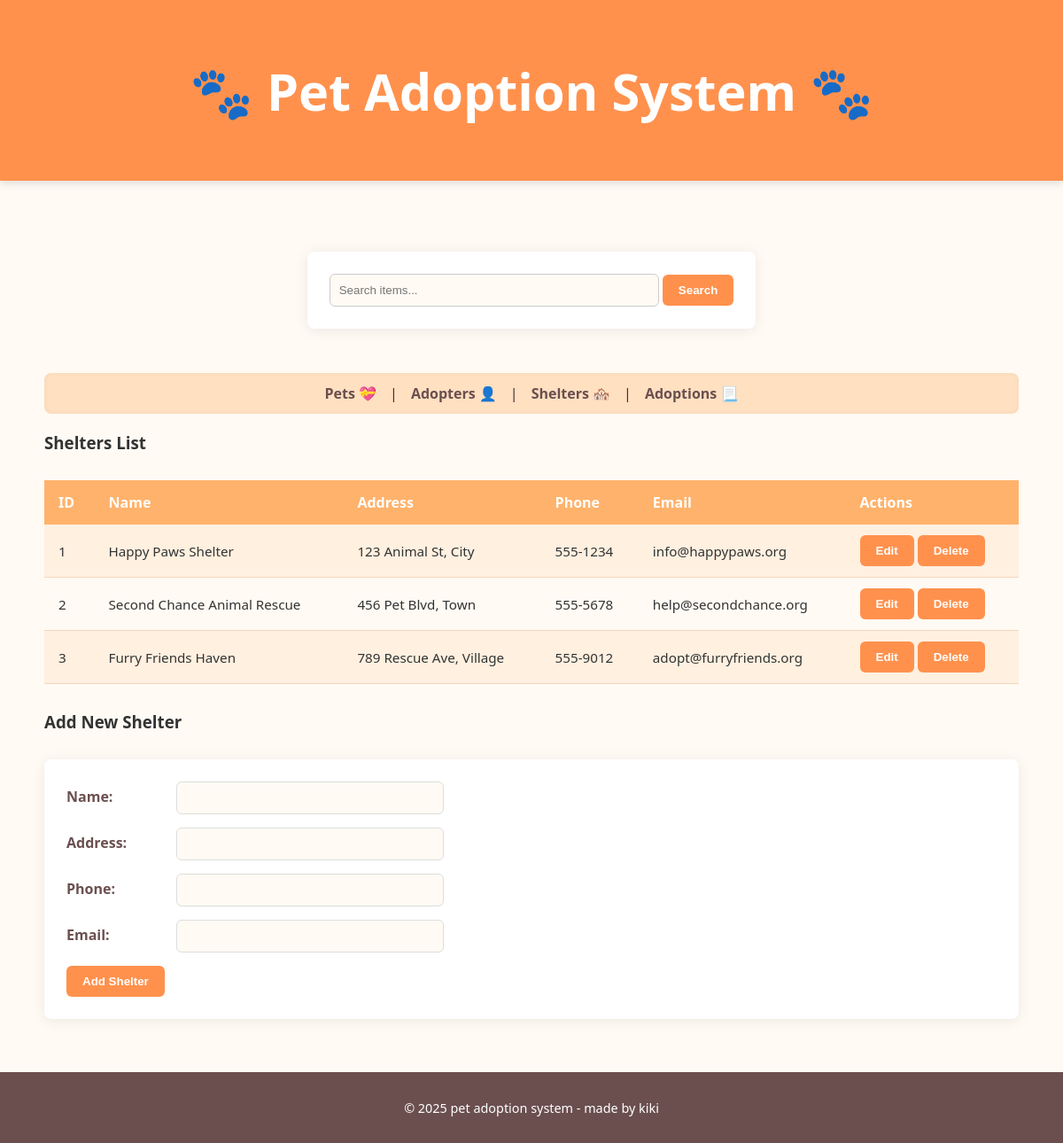
Page /?page=shelters on the committed database.
### tables this page shows
CREATE TABLE shelters (
    id INT AUTO_INCREMENT PRIMARY KEY,
    name VARCHAR(100) NOT NULL,
    address VARCHAR(255) NOT NULL,
    phone VARCHAR(20) NOT NULL,
    email VARCHAR(100) NOT NULL
);

### config/db.php (called while the page is built, shortened)
<?php
class Database {
    private $host     = "localhost";
    private $username = "root";
    private $password = "";
    private $dbname   = "pet_adoption_db";
    public function __construct() {
        try {
            $this->conn = new PDO("mysql:host=$this->host;dbname=$this->dbname", $this->username, $this->password);
        } catch (PDOException $e) {
            echo "Connection failed: " . $e->getMessage();
        }
    }
}

### class/Shelter.php (called while the page is built, shortened)
<?php
require_once 'config/db.php';
class Shelter {
    private $db;
    public function __construct() {
        $this->db = (new Database())->conn;
    }
    public function getAllShelters() {
        $stmt = $this->db->query("SELECT * FROM shelters");
        return $stmt->fetchAll(PDO::FETCH_ASSOC);
    }
}

### view/shelters.php (the view, shortened to what this page needs)
<h3>Shelters List</h3>
<?php
    $shelters_list = $shelter->getAllShelters();
    if (! empty($shelters_list)):
?>
<table border="1">
    <tr>
        <th>ID</th>
        <th>Name</th>
        <th>Address</th>
        <th>Phone</th>
        <th>Email</th>
        <th>Actions</th>
    </tr>
    <?php foreach ($shelters_list as $s): ?>
    <tr>
        <td><?php echo $s['id'] ?></td>
        <td><?php echo htmlspecialchars($s['name']) ?></td>
        <td><?php echo htmlspecialchars($s['address']) ?></td>
        <td><?php echo htmlspecialchars($s['phone']) ?></td>
        <td><?php echo htmlspecialchars($s['email']) ?></td>
        <td>
            <button onclick="document.getElementById('edit-shelter-<?php echo $s['id'] ?>').style.display='block'">Edit</button>
            <form method="POST" style="display: inline;">
                <button type="submit" onclick="return confirm('Are you sure you want to delete this shelter?')">Delete</button>
            </form>
        </td>
    </tr>
    <?php endforeach; ?>
</table>
<?php else: ?>
<p><i>No items.</i></p>
<?php endif; ?>
<h3>Add New Shelter</h3>
<form method="POST">
    <div>
        <label>Name:</label>
        <input type="text" name="name" required>
    </div>
    <div>
        <label>Address:</label>
        <input type="text" name="address" required>
    </div>
    <div>
        <label>Phone:</label>
        <input type="text" name="phone" required>
    </div>
    <div>
        <label>Email:</label>
        <input type="email" name="email" required>
    </div>
    <button type="submit">Add Shelter</button>
</form>

### style.css (style rules this page uses)
body { font-family: 'Segoe UI', sans-serif; margin: 0; padding: 0; background-color: #fffaf4; color: #333; }
table { width: 100%; border-collapse: collapse; margin: 30px 0; border: none; background-color: transparent; }
table th { background-color: #ffb26b; color: white; padding: 14px 16px; text-align: left; border: none; font-size: 1rem; }
table td { background-color: #fffaf4; padding: 12px 16px; border: none; font-size: 0.95rem; border-bottom: 1px solid #f3d6bd; }
table tr { border: none; border-radius: 8px; overflow: hidden; }
table tr:nth-child(even) td { background-color: #fff0e0; }
form:not([style*="display: inline"]) { background-color: #fff; padding: 25px; border-radius: 8px; box-shadow: 0 2px 15px rgba(0, 0, 0, 0.08); margin: 30px 0; }
form div { margin-bottom: 15px; }
label { display: inline-block; width: 120px; font-weight: bold; color: #6b4f4f; }
input[type="text"], input[type="email"], input[type="number"], select, textarea { width: 280px; padding: 10px; border: 1px solid #ddd; border-radius: 6px; background-color: #fffaf4; }
button { background-color: #ff914d; color: white; padding: 10px 18px; border: none; border-radius: 6px; cursor: pointer; font-weight: bold; transition: background-color 0.3s ease; }

### rows in the picture
shelters: id "1", name "Happy Paws Shelter", address "123 Animal St, City", phone "555-1234", email "info@happypaws.org"
shelters: id "2", name "Second Chance Animal Rescue", address "456 Pet Blvd, Town", phone "555-5678", email "help@secondchance.org"
shelters: id "3", name "Furry Friends Haven", address "789 Rescue Ave, Village", phone "555-9012", email "adopt@furryfriends.org"
